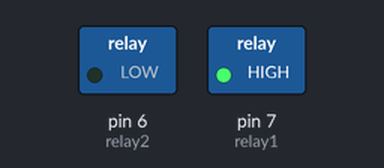
A sketch run on a simulated Arduino Uno, built with avr-gcc and run on an emulated ATmega328P. Parts: switched loads named in the sketch (green lamp = pin HIGH). Pins used as bus, display or sensor lines are not drawn.

Above: at 1.5 s.
At 4.5 s:
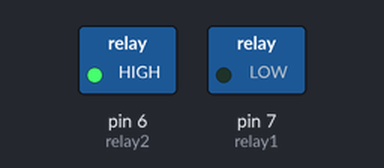
Timing chart, 0 to 10.4 s (numbered marks = the images above):
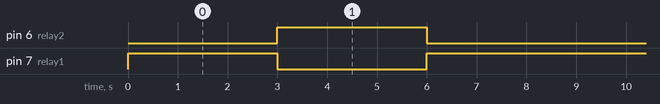

Measured:
- by itself, pin 6 (relay2): alternates HIGH for 3.0 s and LOW for 5.0 s
- by itself, pin 7 (relay1): repeats every 8.0 s: LOW 3.0 s, HIGH 5.0 s

The sketch:

LA_Practice.ino
```cpp
const int relay1 = 7;
const int relay2 = 6;
const int vcc = 8;

void setup()
{
  Serial.begin(9600);
  pinMode(relay1, OUTPUT);
  pinMode(relay2, OUTPUT);
  pinMode(vcc, OUTPUT);
}

void extend(){
  digitalWrite(relay1, HIGH);
  digitalWrite(relay2, LOW);
}

void retract(){
  digitalWrite(relay1, LOW);
  digitalWrite(relay2, HIGH);
}

void stopactuator(){
  digitalWrite(vcc, LOW);
  delay(1000);
  digitalWrite(vcc, HIGH);
}

void middle(){
  extend();
  delay(1000);
}

void loop() {
  //Input is in degrees
  //Convert the degrees to a linear length for actuator
  //Then convert that linear length into time for the delay
  //Determine if the input is regarding an angular change only in the
  //x-axis, y-axis, or z-axis
  //If x-axis then change only one actuator and use its corresponding relays
  //Else use the other relays

  digitalWrite(vcc, HIGH);
  extend();
  delay(2000);
  stopactuator();
  retract();
  delay(2000);
  stopactuator();
  middle();
  stopactuator();

}
```
